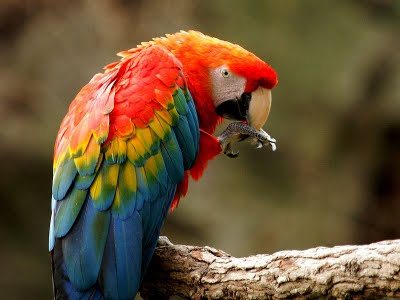
#> input picture TASK-17/arara.jpg, 400 x 300 px, found by its file name
$ python ISSUE17.py
#> lines starting #> are read from the running program, lines starting #| are printed output that depends on the picture
import cv2
import numpy
from matplotlib import pyplot

imagem = cv2.imread(r"C:\Users\yosef\Desktop\Lapiscos -Tasks\Lapsico-Tasks\TASK-17\arara.jpg")
#> imagem is the input picture: shape (300, 400, 3); mean B, G, R 54.4, 82.8, 105.2
# Separamos em canais, blue, green e red.
b = imagem[:, :, 0]
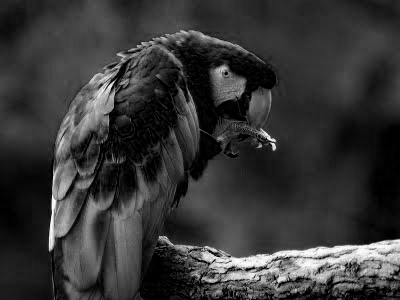
#> b: shape (300, 400); min 0, max 255, mean 54.4
g = imagem[:, :, 1]
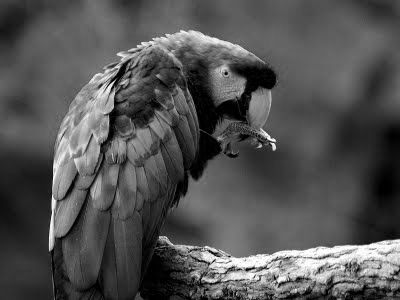
#> g: shape (300, 400); min 0, max 255, mean 82.8
r = imagem[:, :, 2]
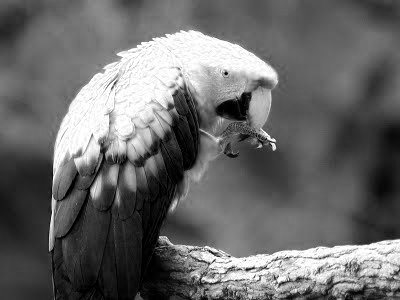
#> r: shape (300, 400); min 0, max 255, mean 105.2
# Transformando para cor cinza e garantindo que o resultado seja inteiro.
imagem_cinza = (0.114 * b + 0.587 * g + 0.299 * r).astype(numpy.uint8)
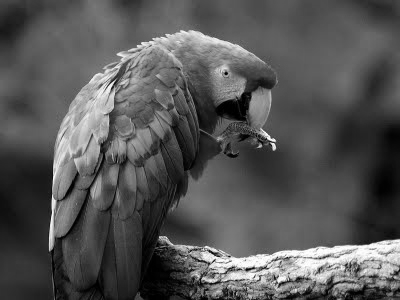
#> imagem_cinza: shape (300, 400); min 0, max 254, mean 85.8

# Calculando o histograma a mão.
hist_original = numpy.zeros(256, dtype=int)
# Tranformando em linha única pelo flatten, deixando o loop mias rápido.
for pixel in imagem_cinza.flatten():
    hist_original[pixel] += 1
#> this loop made 120000 passes
#> pixel on passes 1 to 3: 71, 71, 70
#> after the loop, hist_original = 256 values, max 1663 at index 95, min 0 at index 255, mean 468.8

# Soma acumulada
S = numpy.zeros(256, dtype=int)
S[0] = hist_original[0]

# Preenchendo a soma acumulada.
for i in range(1, 256):
    S[i] = S[i - 1] + hist_original[i]
#> after the loop, S = 256 values from 334 to 120000

# Encontra o primeiro valor não nulo e o total de pixels
S_min = S[S > 0].min()
#> S_min = 334
total_pixels = imagem_cinza.size
#> total_pixels = 120000

# Cria a tabela do mapeamento
S_normalizada = numpy.zeros(256, dtype=numpy.uint8)
for i in range(256):
    # Usando a fórmula padrão de equalização.
    S_normalizada[i] = numpy.round(((S[i] - S_min) / (total_pixels - S_min)) * 255)
#> after the loop, S_normalizada = 256 values from 0 to 255

# Aplicando os novos pixels na imagem equalizada
imagem_equalizada = S_normalizada[imagem_cinza]
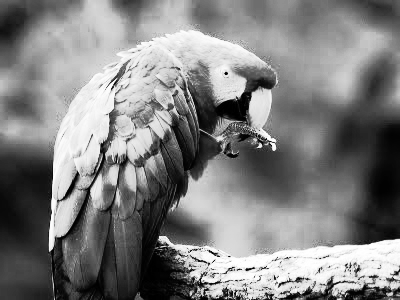
#> imagem_equalizada: shape (300, 400); min 0, max 255, mean 128.2

# Calculando o novo histograma para visualização
hist_eq = numpy.zeros(256, dtype=int)
for pixel in imagem_equalizada.flatten():
    hist_eq[pixel] += 1
#> this loop made 120000 passes
#> pixel on passes 1 to 3: 98, 98, 96
#> after the loop, hist_eq = 256 values, max 1663 at index 168, min 0 at index 17, mean 468.8

pyplot.figure(figsize=(9, 6))

pyplot.subplot(2, 2, 1)
pyplot.title("Imagem Cinza (Calculada)")

# usar cmap = 'gray' para dizer ao maplotlib que é para desenhar a imagem em tom cinza.
pyplot.imshow(imagem_cinza, cmap='gray')

pyplot.subplot(2, 2, 2)
pyplot.title("Histograma Original")
# Desenhando os gráficos.
pyplot.plot(hist_original)

pyplot.subplot(2, 2, 3)
pyplot.title("Imagem Equalizada")
# Para desenhar a imagem
pyplot.imshow(imagem_equalizada, cmap='gray')

pyplot.subplot(2, 2, 4)
pyplot.title("Histograma Equalizado")
pyplot.plot(hist_eq)
# Organização para não se chocar
pyplot.tight_layout()
# Entrega a tela pronta.
pyplot.show()
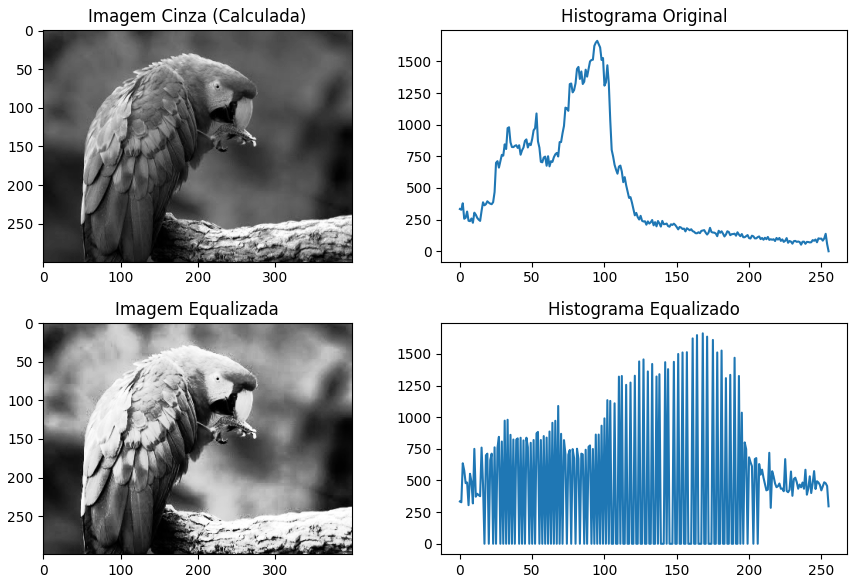
#> figure drawn by matplotlib, 4 panels; panel 2: curve peaks at x = 95, y = 1663; panel 4: curve peaks at x = 168, y = 1663
